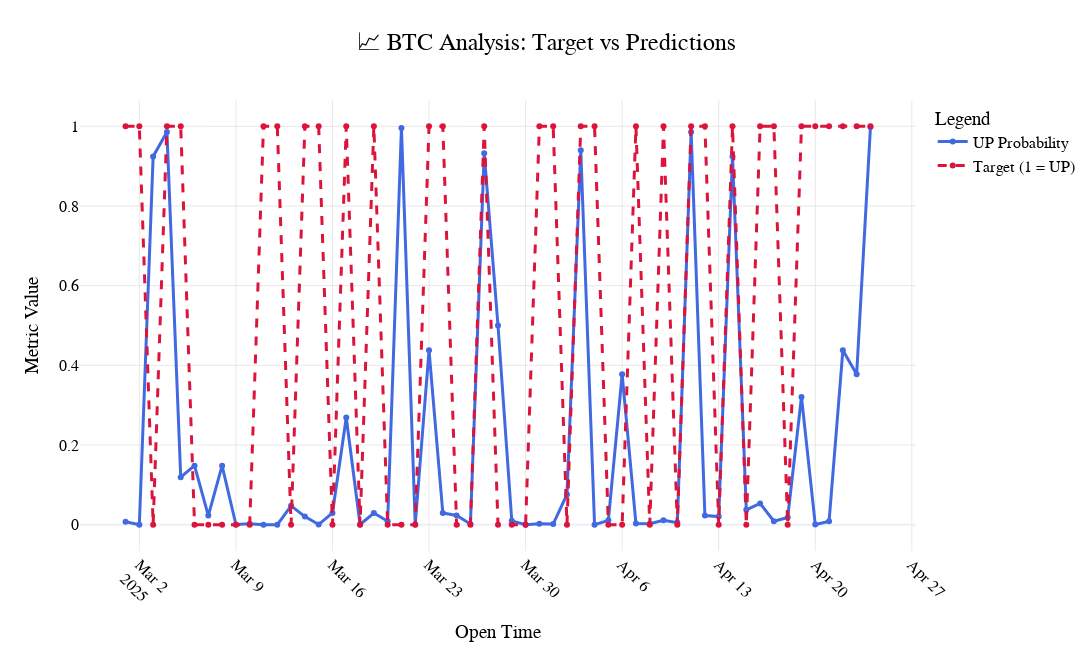

Notebook cell for this chart:
### Code cell
import plotly.graph_objects as go

# Create figure
fig = go.Figure()

# Add YES Probability trace
fig.add_trace(go.Scatter(
    x=merged_df['open_time'],
    y=merged_df['yes_prob_sum'],
    mode='lines+markers',
    name='UP Probability',
    line=dict(color='royalblue', width=3),
    marker=dict(size=6),
    hoverinfo='x+y+name'
))

# Add Target trace
fig.add_trace(go.Scatter(
    x=merged_df['open_time'],
    y=merged_df['target'],
    mode='lines+markers',
    name='Target (1 = UP)',
    line=dict(color='crimson', width=3, dash='dash'),
    marker=dict(size=6),
    hoverinfo='x+y+name'
))

# Update layout
fig.update_layout(
    title={
        'text': "📈 BTC Analysis: Target vs Predictions",
        'x':0.5,
        'xanchor': 'center',
        'font': dict(size=24)
    },
    xaxis_title="Open Time",
    yaxis_title="Metric Value",
    legend_title="Legend",
    template="plotly_white",
    height=650,
    width=1100,
    xaxis=dict(
        showgrid=True,
        gridwidth=0.5,
        gridcolor='lightgrey',
        tickangle=45
    ),
    yaxis=dict(
        showgrid=True,
        gridwidth=0.5,
        gridcolor='lightgrey'
    ),
    font=dict(
        family="Arial",
        size=16,
        color="black"
    ),
    hovermode="x unified"
)

# Show plot
fig.show()

### Figure 1 — Plotly figure (JSON) as saved in the notebook; plotly's stock layout.template omitted (floating-point values rounded to 4 significant figures)
{"data": [{"hoverinfo": "x+y+name", "line": {"color": "royalblue", "width": 3}, "marker": {"size": 6}, "mode": "lines+markers", "name": "UP Probability", "type": "scatter", "x": ["2025-03-01", "2025-03-02", "2025-03-03", "2025-03-04", "2025-03-05", "2025-03-06", "2025-03-07", "2025-03-08", "2025-03-09", "2025-03-10", "2025-03-11", "2025-03-12", "2025-03-13", "2025-03-14", "2025-03-15", "2025-03-16", "2025-03-17", "2025-03-18", "2025-03-19", "2025-03-20", "2025-03-21", "2025-03-22", "2025-03-23", "2025-03-24", "2025-03-25", "2025-03-26", "2025-03-27", "2025-03-28", "2025-03-29", "2025-03-30", "2025-03-31", "2025-04-01", "2025-04-02", "2025-04-03", "2025-04-04", "2025-04-05", "2025-04-06", "2025-04-07", "2025-04-08", "2025-04-09", "2025-04-10", "2025-04-11", "2025-04-12", "2025-04-13", "2025-04-14", "2025-04-15", "2025-04-16", "2025-04-17", "2025-04-18", "2025-04-19", "2025-04-20", "2025-04-21", "2025-04-22", "2025-04-23", "2025-04-24"], "y": [0.007577, 0.0001795, 0.9241, 0.9859, 0.1192, 0.148, 0.02298, 0.148, 0.0005528, 0.002473, 9.61e-05, 1.67e-05, 0.04743, 0.02033, 0.0004306, 0.02931, 0.2689, 0.0005528, 0.02931, 0.008577, 0.9959, 0.0005528, 0.4378, 0.02931, 0.02298, 0.001927, 0.9325, 0.5, 0.009708, 0.0001584, 0.002183, 0.001701, 0.07586, 0.9399, 0.0001584, 0.01099, 0.3775, 0.003173, 0.002473, 0.01099, 0.00522, 0.9859, 0.02298, 0.02033, 0.9241, 0.03733, 0.0534, 0.008577, 0.01799, 0.3208, 0.0002034, 0.008577, 0.4378, 0.3775, 0.9981]}, {"hoverinfo": "x+y+name", "line": {"color": "crimson", "dash": "dash", "width": 3}, "marker": {"size": 6}, "mode": "lines+markers", "name": "Target (1 = UP)", "type": "scatter", "x": ["2025-03-01", "2025-03-02", "2025-03-03", "2025-03-04", "2025-03-05", "2025-03-06", "2025-03-07", "2025-03-08", "2025-03-09", "2025-03-10", "2025-03-11", "2025-03-12", "2025-03-13", "2025-03-14", "2025-03-15", "2025-03-16", "2025-03-17", "2025-03-18", "2025-03-19", "2025-03-20", "2025-03-21", "2025-03-22", "2025-03-23", "2025-03-24", "2025-03-25", "2025-03-26", "2025-03-27", "2025-03-28", "2025-03-29", "2025-03-30", "2025-03-31", "2025-04-01", "2025-04-02", "2025-04-03", "2025-04-04", "2025-04-05", "2025-04-06", "2025-04-07", "2025-04-08", "2025-04-09", "2025-04-10", "2025-04-11", "2025-04-12", "2025-04-13", "2025-04-14", "2025-04-15", "2025-04-16", "2025-04-17", "2025-04-18", "2025-04-19", "2025-04-20", "2025-04-21", "2025-04-22", "2025-04-23", "2025-04-24"], "y": [1, 1, 0, 1, 1, 0, 0, 0, 0, 0, 1, 1, 0, 1, 1, 0, 1, 0, 1, 0, 0, 0, 1, 1, 0, 0, 1, 0, 0, 0, 1, 1, 0, 1, 1, 0, 0, 1, 0, 1, 0, 1, 1, 0, 1, 0, 1, 1, 0, 1, 1, 1, 1, 1, 1]}], "layout": {"font": {"color": "black", "family": "Arial", "size": 16}, "height": 650, "hovermode": "x unified", "legend": {"title": {"text": "Legend"}}, "title": {"font": {"size": 24}, "text": "📈 BTC Analysis: Target vs Predictions", "x": 0.5, "xanchor": "center"}, "width": 1100, "xaxis": {"autorange": true, "gridcolor": "lightgrey", "gridwidth": 0.5, "range": ["2025-02-25 16:44:30.9677", "2025-04-27 07:15:29.0323"], "showgrid": true, "tickangle": 45, "title": {"text": "Open Time"}, "type": "date"}, "yaxis": {"autorange": true, "gridcolor": "lightgrey", "gridwidth": 0.5, "range": [-0.06606, 1.066], "showgrid": true, "title": {"text": "Metric Value"}, "type": "linear"}}}
